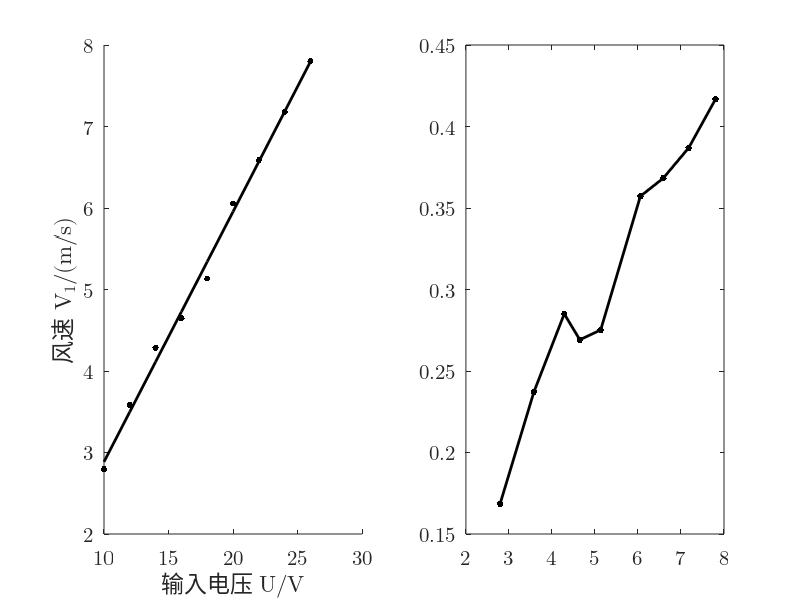

This figure's MATLAB source:
u =(10:2:26);
i =[0.065 0.081 0.099 0.117 0.137 0.156 0.177 0.200 0.220];
v1=[2.795 3.582 4.286 4.648 5.133 6.056 6.587 7.180 7.803];
r=0.5*103.84*10^(-3);
s=pi*r*r;
rho=1.185;
p0=u.*i
p1=0.5.*rho.*s.*(v1.^3)
ita=p1./p0

subplot(1, 2, 1);
uv=scatter(u, v1, 200, 'k', '.');
hold on;
set(gca, 'FontName', 'Latin Modern Math', 'FontSize', 15);
xlabel('\fontname{Songti SC}输入电压 \fontname{Latin Modern Math}U/V');
ylabel('风速 V_1/(m/s)');

M=[u' ones(9,1)];
k=M\(v1');
v1pre=(M*k)';

plot(u, v1pre, '-k', 'LineWidth', 2);

subplot(1, 2, 2);
plot(v1, ita, '.-k', 'LineWidth', 2, 'MarkerSize', 15);
set(gca, 'FontName', 'Latin Modern Math', 'FontSize', 15);
